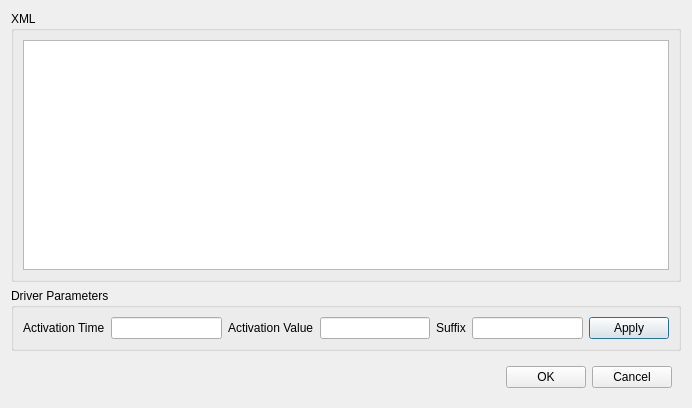
<?xml version="1.0" encoding="UTF-8"?>
<ui version="4.0">
 <class>DialogCreateTestingDrivers</class>
 <widget class="QDialog" name="DialogCreateTestingDrivers">
  <property name="geometry">
   <rect>
    <x>0</x>
    <y>0</y>
    <width>692</width>
    <height>408</height>
   </rect>
  </property>
  <property name="windowTitle">
   <string>Dialog</string>
  </property>
  <layout class="QGridLayout" name="gridLayout_5">
   <item row="0" column="0">
    <widget class="QGroupBox" name="groupBox_2">
     <property name="title">
      <string>XML</string>
     </property>
     <layout class="QGridLayout" name="gridLayout_3">
      <item row="0" column="0">
       <widget class="QPlainTextEdit" name="plainTextEdit">
        <property name="toolTip">
         <string>This is the underlying XML of the model.</string>
        </property>
        <property name="readOnly">
         <bool>true</bool>
        </property>
       </widget>
      </item>
     </layout>
    </widget>
   </item>
   <item row="1" column="0">
    <widget class="QGroupBox" name="groupBox">
     <property name="title">
      <string>Driver Parameters</string>
     </property>
     <layout class="QGridLayout" name="gridLayout">
      <item row="0" column="0">
       <widget class="QLabel" name="label">
        <property name="text">
         <string>Activation Time</string>
        </property>
       </widget>
      </item>
      <item row="0" column="4">
       <widget class="QLabel" name="label_3">
        <property name="text">
         <string>Suffix</string>
        </property>
       </widget>
      </item>
      <item row="0" column="1">
       <widget class="LineEditDouble" name="lineEditActivationTime">
        <property name="toolTip">
         <string>The source ID string. Typically &quot;left&quot; or &quot;right&quot;.</string>
        </property>
       </widget>
      </item>
      <item row="0" column="2">
       <widget class="QLabel" name="label_2">
        <property name="text">
         <string>Activation Value</string>
        </property>
       </widget>
      </item>
      <item row="0" column="3">
       <widget class="LineEditDouble" name="lineEditActivationValue">
        <property name="toolTip">
         <string>The destination ID string. Typically &quot;right&quot; or &quot;left&quot;.</string>
        </property>
       </widget>
      </item>
      <item row="0" column="6">
       <widget class="QPushButton" name="pushButtonApply">
        <property name="text">
         <string>Apply</string>
        </property>
       </widget>
      </item>
      <item row="0" column="5">
       <widget class="QLineEdit" name="lineEditSuffix"/>
      </item>
     </layout>
    </widget>
   </item>
   <item row="2" column="0">
    <widget class="QWidget" name="widget" native="true">
     <layout class="QGridLayout" name="gridLayout_2">
      <item row="0" column="0">
       <spacer name="horizontalSpacer">
        <property name="orientation">
         <enum>Qt::Horizontal</enum>
        </property>
        <property name="sizeHint" stdset="0">
         <size>
          <width>40</width>
          <height>20</height>
         </size>
        </property>
       </spacer>
      </item>
      <item row="0" column="1">
       <widget class="QPushButton" name="pushButtonOK">
        <property name="text">
         <string>OK</string>
        </property>
       </widget>
      </item>
      <item row="0" column="2">
       <widget class="QPushButton" name="pushButtonCancel">
        <property name="text">
         <string>Cancel</string>
        </property>
       </widget>
      </item>
     </layout>
    </widget>
   </item>
  </layout>
 </widget>
 <customwidgets>
  <customwidget>
   <class>LineEditDouble</class>
   <extends>QLineEdit</extends>
   <header>LineEditDouble.h</header>
  </customwidget>
 </customwidgets>
 <resources/>
 <connections/>
</ui>
